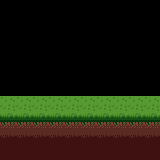

Below is a game level as drawn by its tile map, then a one-line description and the .tmx file that defines it, in full:
An orthogonal 10x10 tile map with 16x16 px tiles, 1 tile layer (Tile Layer 1).

<map version="1.5" tiledversion="1.5.0" orientation="orthogonal" renderorder="right-down" width="10" height="10" tilewidth="16" tileheight="16" infinite="0" nextlayerid="2" nextobjectid="1">
 <tileset firstgid="1" source="../textures/tilesets/grassland/Grassland.tsx" />
 <layer id="1" name="Tile Layer 1" width="10" height="10">
  <data encoding="csv">
0,0,0,0,0,0,0,0,0,0,
0,0,0,0,0,0,0,0,0,0,
0,0,0,0,0,0,0,0,0,0,
0,0,0,0,0,0,0,0,0,0,
0,0,0,0,0,0,0,0,0,0,
0,0,0,0,0,0,0,0,0,0,
2,2,2,2,2,2,2,2,2,2,
18,18,18,18,18,18,18,18,18,18,
34,34,34,34,34,34,34,34,34,34,
50,50,50,50,50,50,50,50,50,50
</data>
 </layer>
</map>